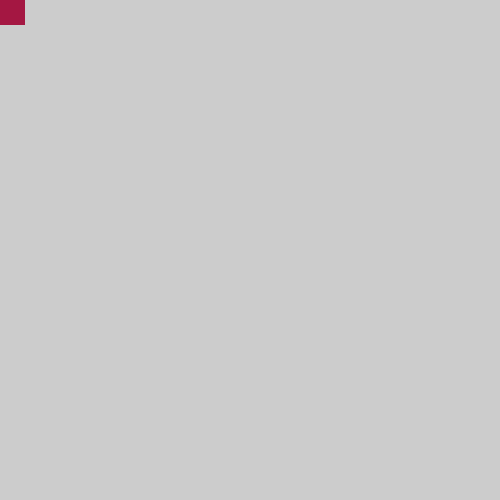
Frame 1 (no input)
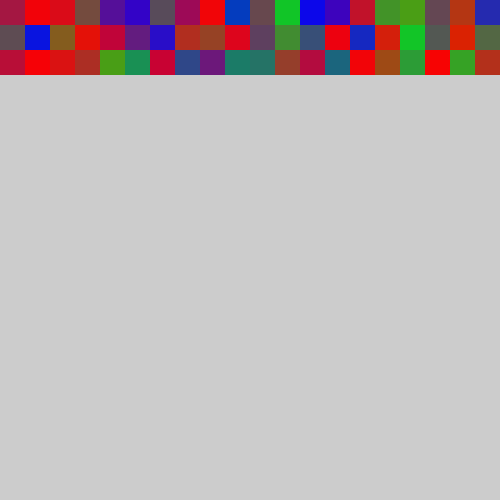
Frame 60 (the mouse pressed at the canvas centre just before this capture)
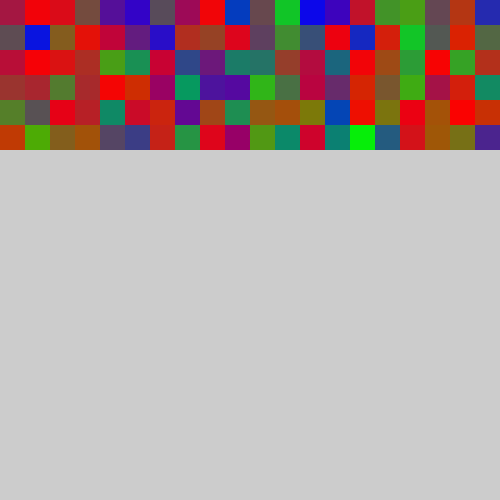
Frame 120 (the mouse held since frame 60 and released just before this capture)

The Processing sketch that drew these frames (run headless with seeded random() and noise(); from frame 60 on, the mouse is pressed at the canvas centre):

// Processing sketch: processing_62537
// ── processing_62537.pde


float r;
float r2;
float v;
float a;
int x;
int y;
float suma;

void setup(){
 
 size(500,500); 
 
 x=0;
 y=0; 
  
}



void draw(){
  
  
  
  r=random(0,255);
  r2=(255-r);
  v=random(0,r2);
  a=(255-v-r);
  
  fill(r,v,a);
  noStroke();
  rect(x,y,25,25);
  
  suma=(r+v+a); //para imprimir suma
  
  x=x+25;
       
       
  if (x>=width){
   
    x=0;
    y=y+25;
   
  }
  
  if (y>=height){
    
   noLoop(); 
    
  }
   
        println("   rojo   ");
        println(r);
        println("   verde   ");
        println(v);
        println("   azul   ");
        println(a);
        println("   SUMA   ");
        println(suma);
     
    
  }
  
  
